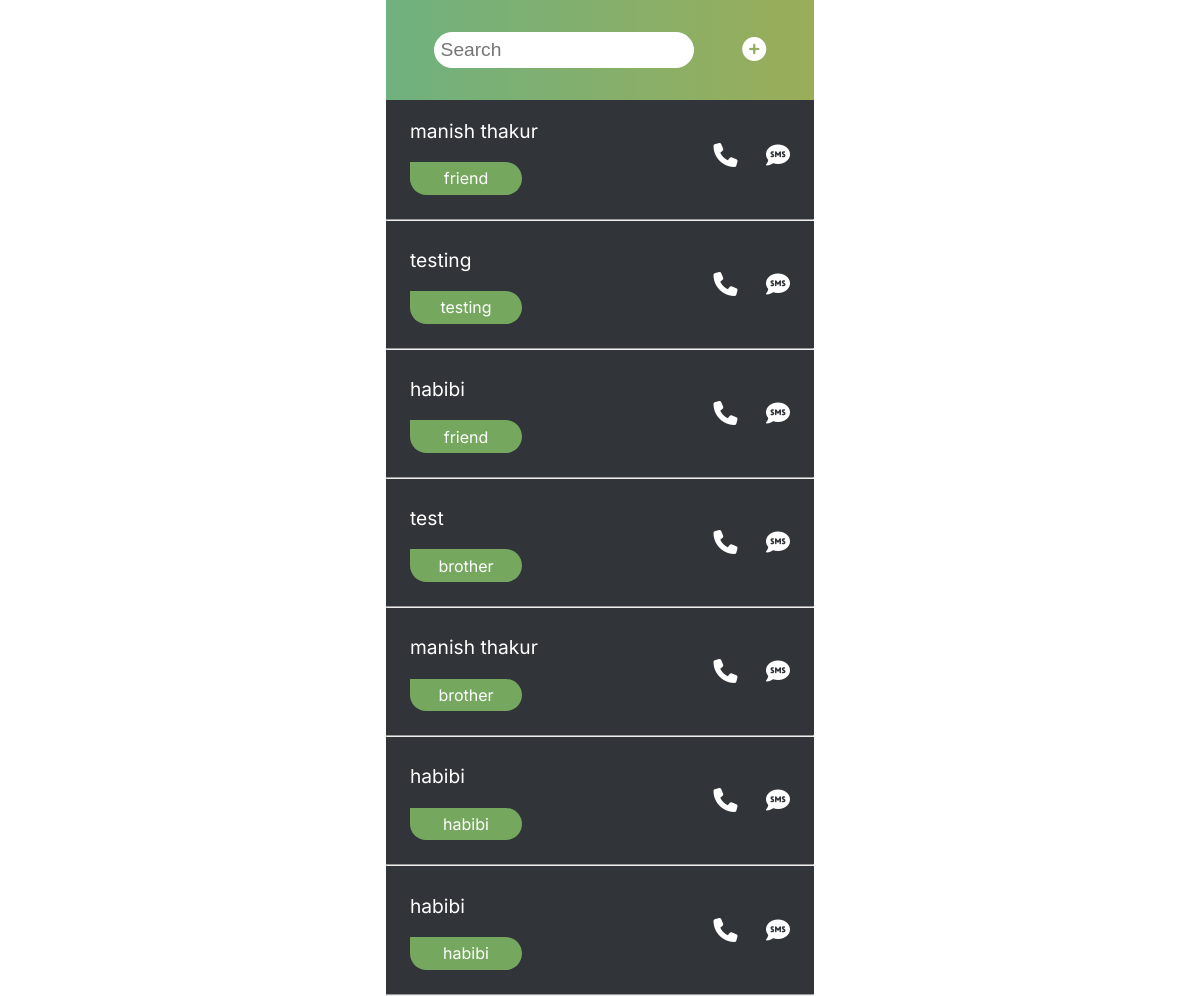
The page / on the database its author committed.
### core/models.py (models this page shows, shortened)
class Contact(models.Model):
	full_name = models.CharField(max_length=256)
	relationship = models.CharField(max_length=256)
	email = models.EmailField()
	phone_number = models.CharField(max_length=12)
	address = models.CharField(max_length=256)

### core/views.py (the view)
# urls.py: path('',IndexPage,name='home_view'),
def IndexPage(request):
	ContactList = Contact.objects.all()
	contact=Contact.objects.filter(full_name__contains='search-area')
	context = {
		'ContactList':ContactList,
	}
	return render(request,'core/index.html',context)

### core/templates/core/index.html (shortened to what this page needs)
<!DOCTYPE html>
{% load static %}
<html>
<head>
    <link rel="stylesheet" type="text/css" href="{% static 'core/css/style.css' %}">
</head>
<body>
	<div class="container">
		<header class="header">
			<form action="/" method="GET" class="search-bar">
				<input type="search-name" class="contact-search" name="search-area" placeholder="Search" value="" >
			</form>
			<a href="{% url 'add_view' %}"><i class="fas fa-plus-circle add"></i></a>
		</header>
		<section class="contacts-library">
			<ul class="contacts-list">
					{% for contact in ContactList  %}
				<a href="{% url 'profile_view' contact.id %}" style="text-decoration-style: none">
					<div class="contact-section">
						<li class="list__item">
							<p class="contact-name">{{contact.full_name  }}</p>
							<p class="relationship">{{contact.relationship}}</p>
						</li>
							</a>
						<li class="list__item">
							<i class="fas fa-phone"></i>
							<i class="fas fa-sms text"></i>
						</li>
					</div>
				<hr>
			{% endfor %}
</body>
</html>

### core/static/core/css/style.css (style rules this page uses)
body { font-family: 'Inter', sans-serif; margin: 0; }
.container { max-width: 428px; margin: 0 auto; background-color: #313438; height: 100vh; }
a { text-decoration: none; }
.header { display: flex; justify-content: space-evenly; color: #fff; background: linear-gradient(90deg, rgba(111,177,127,1) 0%, rgba(154,173,89,1) 100%); padding: 2em 0; align-items: center; }
.contact-search { font-size: 1.2em; padding:.3em .3em; border-radius: 100px; border:1px solid white; outline: none; }
.contacts-library { background: #313438; }
.add { color: #fff; font-size: 1.5em; }
i { color: #fff; font-size: 1.5em; }
.contact-name { color: #fff; font-size: 1.2em; }
ul { margin: 0; padding: 0; width: 100%; }
hr { border: 1px solicontactd #494a4b; }
.list__item { list-style: none; }
.relationship { color: #fff; width: 6em; text-align: center; padding: .4em .5em; border-radius: 100px; border-top-left-radius: 0; background-color: #75A85E; }
.contact-section { display: flex; justify-content: space-between; align-items: center; padding: 0 1.5em; transition: 0.3s; }
.text { padding-left: 1em; }

### rows shown on the page
Contact: full_name "manish thakur", relationship "friend"
Contact: full_name "testing", relationship "testing"
Contact: full_name "habibi", relationship "friend"
Contact: full_name "test", relationship "brother"
Contact: full_name "manish thakur", relationship "brother"
Contact: full_name "habibi", relationship "habibi"
Contact: full_name "habibi", relationship "habibi"
